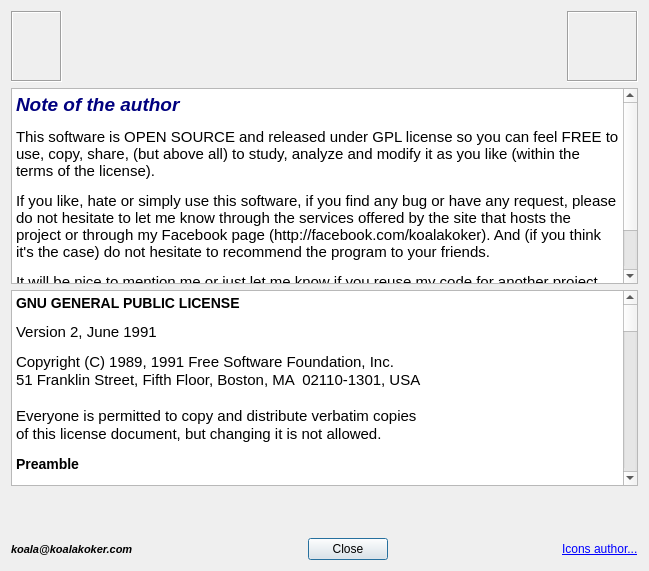
<?xml version="1.0" encoding="UTF-8"?>
<ui version="4.0">
 <class>AboutDialog</class>
 <widget class="QDialog" name="AboutDialog">
  <property name="geometry">
   <rect>
    <x>0</x>
    <y>0</y>
    <width>649</width>
    <height>571</height>
   </rect>
  </property>
  <property name="windowTitle">
   <string/>
  </property>
  <layout class="QVBoxLayout" name="verticalLayout">
   <item>
    <layout class="QHBoxLayout" name="horizontalLayout_2">
     <item>
      <widget class="QLabel" name="label_3">
       <property name="minimumSize">
        <size>
         <width>51</width>
         <height>71</height>
        </size>
       </property>
       <property name="maximumSize">
        <size>
         <width>51</width>
         <height>71</height>
        </size>
       </property>
       <property name="frameShape">
        <enum>QFrame::Box</enum>
       </property>
       <property name="frameShadow">
        <enum>QFrame::Sunken</enum>
       </property>
       <property name="text">
        <string/>
       </property>
       <property name="pixmap">
        <pixmap resource="AboutDialog.qrc">:/new/prefix1/icons/KoalaLogo1.png</pixmap>
       </property>
       <property name="scaledContents">
        <bool>true</bool>
       </property>
      </widget>
     </item>
     <item>
      <spacer name="horizontalSpacer_3">
       <property name="orientation">
        <enum>Qt::Horizontal</enum>
       </property>
       <property name="sizeHint" stdset="0">
        <size>
         <width>40</width>
         <height>20</height>
        </size>
       </property>
      </spacer>
     </item>
     <item>
      <widget class="QLabel" name="AboutText">
       <property name="text">
        <string/>
       </property>
       <property name="alignment">
        <set>Qt::AlignCenter</set>
       </property>
      </widget>
     </item>
     <item>
      <spacer name="horizontalSpacer_4">
       <property name="orientation">
        <enum>Qt::Horizontal</enum>
       </property>
       <property name="sizeHint" stdset="0">
        <size>
         <width>40</width>
         <height>20</height>
        </size>
       </property>
      </spacer>
     </item>
     <item>
      <widget class="QLabel" name="label">
       <property name="minimumSize">
        <size>
         <width>71</width>
         <height>71</height>
        </size>
       </property>
       <property name="maximumSize">
        <size>
         <width>71</width>
         <height>71</height>
        </size>
       </property>
       <property name="frameShape">
        <enum>QFrame::Box</enum>
       </property>
       <property name="frameShadow">
        <enum>QFrame::Sunken</enum>
       </property>
       <property name="text">
        <string/>
       </property>
       <property name="pixmap">
        <pixmap resource="AboutDialog.qrc">:/new/prefix1/icons/Copyleft.png</pixmap>
       </property>
       <property name="scaledContents">
        <bool>true</bool>
       </property>
      </widget>
     </item>
    </layout>
   </item>
   <item>
    <widget class="QTextEdit" name="textEdit_2">
     <property name="html">
      <string>&lt;!DOCTYPE HTML PUBLIC &quot;-//W3C//DTD HTML 4.0//EN&quot; &quot;http://www.w3.org/TR/REC-html40/strict.dtd&quot;&gt;
&lt;html&gt;&lt;head&gt;&lt;meta name=&quot;qrichtext&quot; content=&quot;1&quot; /&gt;&lt;style type=&quot;text/css&quot;&gt;
p, li { white-space: pre-wrap; }
&lt;/style&gt;&lt;/head&gt;&lt;body style=&quot; font-family:'Cantarell'; font-size:11pt; font-weight:400; font-style:normal;&quot;&gt;
&lt;p style=&quot; margin-top:12px; margin-bottom:12px; margin-left:0px; margin-right:0px; -qt-block-indent:0; text-indent:0px;&quot;&gt;&lt;span style=&quot; font-size:14pt; font-weight:600; font-style:italic; color:#00007f;&quot;&gt;Note of the author&lt;/span&gt;&lt;/p&gt;
&lt;p style=&quot; margin-top:12px; margin-bottom:12px; margin-left:0px; margin-right:0px; -qt-block-indent:0; text-indent:0px;&quot;&gt;This software is OPEN SOURCE and released under GPL license so you can feel FREE to use, copy, share, (but above all) to study, analyze and modify it as you like (within the terms of the license).&lt;/p&gt;
&lt;p style=&quot; margin-top:12px; margin-bottom:12px; margin-left:0px; margin-right:0px; -qt-block-indent:0; text-indent:0px;&quot;&gt;If you like, hate or simply use this software, if you find any bug or have any request, please do not hesitate to let me know through the services offered by the site that hosts the project or through my Facebook page (http://facebook.com/koalakoker). And (if you think it's the case) do not hesitate to recommend the program to your friends.&lt;/p&gt;
&lt;p style=&quot; margin-top:12px; margin-bottom:12px; margin-left:0px; margin-right:0px; -qt-block-indent:0; text-indent:0px;&quot;&gt;It will be nice to mention me or just let me know if you reuse my code for another project.&lt;/p&gt;
&lt;p style=&quot; margin-top:12px; margin-bottom:12px; margin-left:0px; margin-right:0px; -qt-block-indent:0; text-indent:0px;&quot;&gt;If you feel the need to become part of the development team of the project, let me know and we'll discuss it together.&lt;/p&gt;&lt;/body&gt;&lt;/html&gt;</string>
     </property>
    </widget>
   </item>
   <item>
    <widget class="QTextEdit" name="textEdit">
     <property name="html">
      <string>&lt;!DOCTYPE HTML PUBLIC &quot;-//W3C//DTD HTML 4.0//EN&quot; &quot;http://www.w3.org/TR/REC-html40/strict.dtd&quot;&gt;
&lt;html&gt;&lt;head&gt;&lt;meta name=&quot;qrichtext&quot; content=&quot;1&quot; /&gt;&lt;style type=&quot;text/css&quot;&gt;
p, li { white-space: pre-wrap; }
&lt;/style&gt;&lt;/head&gt;&lt;body style=&quot; font-family:'Cantarell'; font-size:11pt; font-weight:400; font-style:normal;&quot;&gt;
&lt;p style=&quot; margin-top:0px; margin-bottom:0px; margin-left:0px; margin-right:0px; -qt-block-indent:0; text-indent:0px;&quot;&gt;&lt;a name=&quot;SEC1&quot;&gt;&lt;/a&gt;&lt;span style=&quot; font-family:'Ubuntu'; font-size:large; font-weight:600;&quot;&gt;G&lt;/span&gt;&lt;span style=&quot; font-family:'Ubuntu'; font-size:large; font-weight:600;&quot;&gt;NU GENERAL PUBLIC LICENSE&lt;/span&gt;&lt;/p&gt;
&lt;p style=&quot; margin-top:12px; margin-bottom:12px; margin-left:0px; margin-right:0px; -qt-block-indent:0; text-indent:0px;&quot;&gt;&lt;span style=&quot; font-family:'Ubuntu';&quot;&gt;Version 2, June 1991 &lt;/span&gt;&lt;/p&gt;
&lt;p style=&quot; margin-top:12px; margin-bottom:0px; margin-left:0px; margin-right:0px; -qt-block-indent:0; text-indent:0px;&quot;&gt;&lt;span style=&quot; font-family:'Courier New,courier';&quot;&gt;Copyright (C) 1989, 1991 Free Software Foundation, Inc.  &lt;/span&gt;&lt;/p&gt;
&lt;p style=&quot; margin-top:0px; margin-bottom:0px; margin-left:0px; margin-right:0px; -qt-block-indent:0; text-indent:0px;&quot;&gt;&lt;span style=&quot; font-family:'Courier New,courier';&quot;&gt;51 Franklin Street, Fifth Floor, Boston, MA  02110-1301, USA&lt;/span&gt;&lt;/p&gt;
&lt;p style=&quot;-qt-paragraph-type:empty; margin-top:0px; margin-bottom:0px; margin-left:0px; margin-right:0px; -qt-block-indent:0; text-indent:0px; font-family:'Courier New,courier';&quot;&gt;&lt;br /&gt;&lt;/p&gt;
&lt;p style=&quot; margin-top:0px; margin-bottom:0px; margin-left:0px; margin-right:0px; -qt-block-indent:0; text-indent:0px;&quot;&gt;&lt;span style=&quot; font-family:'Courier New,courier';&quot;&gt;Everyone is permitted to copy and distribute verbatim copies&lt;/span&gt;&lt;/p&gt;
&lt;p style=&quot; margin-top:0px; margin-bottom:12px; margin-left:0px; margin-right:0px; -qt-block-indent:0; text-indent:0px;&quot;&gt;&lt;span style=&quot; font-family:'Courier New,courier';&quot;&gt;of this license document, but changing it is not allowed. &lt;/span&gt;&lt;/p&gt;
&lt;p style=&quot; margin-top:0px; margin-bottom:0px; margin-left:0px; margin-right:0px; -qt-block-indent:0; text-indent:0px;&quot;&gt;&lt;a name=&quot;preamble&quot;&gt;&lt;/a&gt;&lt;span style=&quot; font-family:'Ubuntu'; font-size:large; font-weight:600;&quot;&gt;P&lt;/span&gt;&lt;span style=&quot; font-family:'Ubuntu'; font-size:large; font-weight:600;&quot;&gt;reamble&lt;/span&gt;&lt;span style=&quot; font-family:'Ubuntu';&quot;&gt; &lt;/span&gt;&lt;/p&gt;
&lt;p style=&quot; margin-top:12px; margin-bottom:12px; margin-left:0px; margin-right:0px; -qt-block-indent:0; text-indent:0px;&quot;&gt;&lt;span style=&quot; font-family:'Ubuntu';&quot;&gt;The licenses for most software are designed to take away your freedom to share and change it. By contrast, the GNU General Public License is intended to guarantee your freedom to share and change free software--to make sure the software is free for all its users. This General Public License applies to most of the Free Software Foundation's software and to any other program whose authors commit to using it. (Some other Free Software Foundation software is covered by the GNU Lesser General Public License instead.) You can apply it to your programs, too. &lt;/span&gt;&lt;/p&gt;
&lt;p style=&quot; margin-top:12px; margin-bottom:12px; margin-left:0px; margin-right:0px; -qt-block-indent:0; text-indent:0px;&quot;&gt;&lt;span style=&quot; font-family:'Ubuntu';&quot;&gt;When we speak of free software, we are referring to freedom, not price. Our General Public Licenses are designed to make sure that you have the freedom to distribute copies of free software (and charge for this service if you wish), that you receive source code or can get it if you want it, that you can change the software or use pieces of it in new free programs; and that you know you can do these things. &lt;/span&gt;&lt;/p&gt;
&lt;p style=&quot; margin-top:12px; margin-bottom:12px; margin-left:0px; margin-right:0px; -qt-block-indent:0; text-indent:0px;&quot;&gt;&lt;span style=&quot; font-family:'Ubuntu';&quot;&gt;To protect your rights, we need to make restrictions that forbid anyone to deny you these rights or to ask you to surrender the rights. These restrictions translate to certain responsibilities for you if you distribute copies of the software, or if you modify it. &lt;/span&gt;&lt;/p&gt;
&lt;p style=&quot; margin-top:12px; margin-bottom:12px; margin-left:0px; margin-right:0px; -qt-block-indent:0; text-indent:0px;&quot;&gt;&lt;span style=&quot; font-family:'Ubuntu';&quot;&gt;For example, if you distribute copies of such a program, whether gratis or for a fee, you must give the recipients all the rights that you have. You must make sure that they, too, receive or can get the source code. And you must show them these terms so they know their rights. &lt;/span&gt;&lt;/p&gt;
&lt;p style=&quot; margin-top:12px; margin-bottom:12px; margin-left:0px; margin-right:0px; -qt-block-indent:0; text-indent:0px;&quot;&gt;&lt;span style=&quot; font-family:'Ubuntu';&quot;&gt;We protect your rights with two steps: (1) copyright the software, and (2) offer you this license which gives you legal permission to copy, distribute and/or modify the software. &lt;/span&gt;&lt;/p&gt;
&lt;p style=&quot; margin-top:12px; margin-bottom:12px; margin-left:0px; margin-right:0px; -qt-block-indent:0; text-indent:0px;&quot;&gt;&lt;span style=&quot; font-family:'Ubuntu';&quot;&gt;Also, for each author's protection and ours, we want to make certain that everyone understands that there is no warranty for this free software. If the software is modified by someone else and passed on, we want its recipients to know that what they have is not the original, so that any problems introduced by others will not reflect on the original authors' reputations. &lt;/span&gt;&lt;/p&gt;
&lt;p style=&quot; margin-top:12px; margin-bottom:12px; margin-left:0px; margin-right:0px; -qt-block-indent:0; text-indent:0px;&quot;&gt;&lt;span style=&quot; font-family:'Ubuntu';&quot;&gt;Finally, any free program is threatened constantly by software patents. We wish to avoid the danger that redistributors of a free program will individually obtain patent licenses, in effect making the program proprietary. To prevent this, we have made it clear that any patent must be licensed for everyone's free use or not licensed at all. &lt;/span&gt;&lt;/p&gt;
&lt;p style=&quot; margin-top:12px; margin-bottom:12px; margin-left:0px; margin-right:0px; -qt-block-indent:0; text-indent:0px;&quot;&gt;&lt;span style=&quot; font-family:'Ubuntu';&quot;&gt;The precise terms and conditions for copying, distribution and modification follow. &lt;/span&gt;&lt;/p&gt;
&lt;p style=&quot; margin-top:0px; margin-bottom:0px; margin-left:0px; margin-right:0px; -qt-block-indent:0; text-indent:0px;&quot;&gt;&lt;a name=&quot;terms&quot;&gt;&lt;/a&gt;&lt;span style=&quot; font-family:'Ubuntu'; font-size:large; font-weight:600;&quot;&gt;T&lt;/span&gt;&lt;span style=&quot; font-family:'Ubuntu'; font-size:large; font-weight:600;&quot;&gt;ERMS AND CONDITIONS FOR COPYING, DISTRIBUTION AND MODIFICATION&lt;/span&gt;&lt;span style=&quot; font-family:'Ubuntu';&quot;&gt; &lt;/span&gt;&lt;/p&gt;
&lt;p style=&quot; margin-top:12px; margin-bottom:12px; margin-left:0px; margin-right:0px; -qt-block-indent:0; text-indent:0px;&quot;&gt;&lt;span style=&quot; font-family:'Ubuntu'; font-weight:600;&quot;&gt;0.&lt;/span&gt;&lt;span style=&quot; font-family:'Ubuntu';&quot;&gt; This License applies to any program or other work which contains a notice placed by the copyright holder saying it may be distributed under the terms of this General Public License. The &amp;quot;Program&amp;quot;, below, refers to any such program or work, and a &amp;quot;work based on the Program&amp;quot; means either the Program or any derivative work under copyright law: that is to say, a work containing the Program or a portion of it, either verbatim or with modifications and/or translated into another language. (Hereinafter, translation is included without limitation in the term &amp;quot;modification&amp;quot;.) Each licensee is addressed as &amp;quot;you&amp;quot;. &lt;/span&gt;&lt;/p&gt;
&lt;p style=&quot; margin-top:12px; margin-bottom:12px; margin-left:0px; margin-right:0px; -qt-block-indent:0; text-indent:0px;&quot;&gt;&lt;span style=&quot; font-family:'Ubuntu';&quot;&gt;Activities other than copying, distribution and modification are not covered by this License; they are outside its scope. The act of running the Program is not restricted, and the output from the Program is covered only if its contents constitute a work based on the Program (independent of having been made by running the Program). Whether that is true depends on what the Program does. &lt;/span&gt;&lt;/p&gt;
&lt;p style=&quot; margin-top:12px; margin-bottom:12px; margin-left:0px; margin-right:0px; -qt-block-indent:0; text-indent:0px;&quot;&gt;&lt;span style=&quot; font-family:'Ubuntu'; font-weight:600;&quot;&gt;1.&lt;/span&gt;&lt;span style=&quot; font-family:'Ubuntu';&quot;&gt; You may copy and distribute verbatim copies of the Program's source code as you receive it, in any medium, provided that you conspicuously and appropriately publish on each copy an appropriate copyright notice and disclaimer of warranty; keep intact all the notices that refer to this License and to the absence of any warranty; and give any other recipients of the Program a copy of this License along with the Program. &lt;/span&gt;&lt;/p&gt;
&lt;p style=&quot; margin-top:12px; margin-bottom:12px; margin-left:0px; margin-right:0px; -qt-block-indent:0; text-indent:0px;&quot;&gt;&lt;span style=&quot; font-family:'Ubuntu';&quot;&gt;You may charge a fee for the physical act of transferring a copy, and you may at your option offer warranty protection in exchange for a fee. &lt;/span&gt;&lt;/p&gt;
&lt;p style=&quot; margin-top:12px; margin-bottom:12px; margin-left:0px; margin-right:0px; -qt-block-indent:0; text-indent:0px;&quot;&gt;&lt;span style=&quot; font-family:'Ubuntu'; font-weight:600;&quot;&gt;2.&lt;/span&gt;&lt;span style=&quot; font-family:'Ubuntu';&quot;&gt; You may modify your copy or copies of the Program or any portion of it, thus forming a work based on the Program, and copy and distribute such modifications or work under the terms of Section 1 above, provided that you also meet all of these conditions: &lt;/span&gt;&lt;/p&gt;
&lt;p style=&quot; margin-top:0px; margin-bottom:0px; margin-left:30px; margin-right:0px; -qt-block-indent:0; text-indent:0px;&quot;&gt;&lt;span style=&quot; font-family:'Ubuntu'; font-weight:600;&quot;&gt;a)&lt;/span&gt;&lt;span style=&quot; font-family:'Ubuntu';&quot;&gt; You must cause the modified files to carry prominent notices stating that you changed the files and the date of any change. &lt;/span&gt;&lt;/p&gt;
&lt;p style=&quot; margin-top:0px; margin-bottom:0px; margin-left:30px; margin-right:0px; -qt-block-indent:0; text-indent:0px;&quot;&gt;&lt;span style=&quot; font-family:'Ubuntu'; font-weight:600;&quot;&gt;b)&lt;/span&gt;&lt;span style=&quot; font-family:'Ubuntu';&quot;&gt; You must cause any work that you distribute or publish, that in whole or in part contains or is derived from the Program or any part thereof, to be licensed as a whole at no charge to all third parties under the terms of this License. &lt;/span&gt;&lt;/p&gt;
&lt;p style=&quot; margin-top:0px; margin-bottom:8px; margin-left:30px; margin-right:0px; -qt-block-indent:0; text-indent:0px;&quot;&gt;&lt;span style=&quot; font-family:'Ubuntu'; font-weight:600;&quot;&gt;c)&lt;/span&gt;&lt;span style=&quot; font-family:'Ubuntu';&quot;&gt; If the modified program normally reads commands interactively when run, you must cause it, when started running for such interactive use in the most ordinary way, to print or display an announcement including an appropriate copyright notice and a notice that there is no warranty (or else, saying that you provide a warranty) and that users may redistribute the program under these conditions, and telling the user how to view a copy of this License. (Exception: if the Program itself is interactive but does not normally print such an announcement, your work based on the Program is not required to print an announcement.) &lt;/span&gt;&lt;/p&gt;
&lt;p style=&quot; margin-top:12px; margin-bottom:12px; margin-left:0px; margin-right:0px; -qt-block-indent:0; text-indent:0px;&quot;&gt;&lt;span style=&quot; font-family:'Ubuntu';&quot;&gt;These requirements apply to the modified work as a whole. If identifiable sections of that work are not derived from the Program, and can be reasonably considered independent and separate works in themselves, then this License, and its terms, do not apply to those sections when you distribute them as separate works. But when you distribute the same sections as part of a whole which is a work based on the Program, the distribution of the whole must be on the terms of this License, whose permissions for other licensees extend to the entire whole, and thus to each and every part regardless of who wrote it. &lt;/span&gt;&lt;/p&gt;
&lt;p style=&quot; margin-top:12px; margin-bottom:12px; margin-left:0px; margin-right:0px; -qt-block-indent:0; text-indent:0px;&quot;&gt;&lt;span style=&quot; font-family:'Ubuntu';&quot;&gt;Thus, it is not the intent of this section to claim rights or contest your rights to work written entirely by you; rather, the intent is to exercise the right to control the distribution of derivative or collective works based on the Program. &lt;/span&gt;&lt;/p&gt;
&lt;p style=&quot; margin-top:12px; margin-bottom:12px; margin-left:0px; margin-right:0px; -qt-block-indent:0; text-indent:0px;&quot;&gt;&lt;span style=&quot; font-family:'Ubuntu';&quot;&gt;In addition, mere aggregation of another work not based on the Program with the Program (or with a work based on the Program) on a volume of a storage or distribution medium does not bring the other work under the scope of this License. &lt;/span&gt;&lt;/p&gt;
&lt;p style=&quot; margin-top:12px; margin-bottom:12px; margin-left:0px; margin-right:0px; -qt-block-indent:0; text-indent:0px;&quot;&gt;&lt;span style=&quot; font-family:'Ubuntu'; font-weight:600;&quot;&gt;3.&lt;/span&gt;&lt;span style=&quot; font-family:'Ubuntu';&quot;&gt; You may copy and distribute the Program (or a work based on it, under Section 2) in object code or executable form under the terms of Sections 1 and 2 above provided that you also do one of the following: &lt;/span&gt;&lt;/p&gt;
&lt;p style=&quot; margin-top:0px; margin-bottom:0px; margin-left:30px; margin-right:0px; -qt-block-indent:0; text-indent:0px;&quot;&gt;&lt;span style=&quot; font-family:'Ubuntu'; font-weight:600;&quot;&gt;a)&lt;/span&gt;&lt;span style=&quot; font-family:'Ubuntu';&quot;&gt; Accompany it with the complete corresponding machine-readable source code, which must be distributed under the terms of Sections 1 and 2 above on a medium customarily used for software interchange; or, &lt;/span&gt;&lt;/p&gt;
&lt;p style=&quot; margin-top:0px; margin-bottom:0px; margin-left:30px; margin-right:0px; -qt-block-indent:0; text-indent:0px;&quot;&gt;&lt;span style=&quot; font-family:'Ubuntu'; font-weight:600;&quot;&gt;b)&lt;/span&gt;&lt;span style=&quot; font-family:'Ubuntu';&quot;&gt; Accompany it with a written offer, valid for at least three years, to give any third party, for a charge no more than your cost of physically performing source distribution, a complete machine-readable copy of the corresponding source code, to be distributed under the terms of Sections 1 and 2 above on a medium customarily used for software interchange; or, &lt;/span&gt;&lt;/p&gt;
&lt;p style=&quot; margin-top:0px; margin-bottom:8px; margin-left:30px; margin-right:0px; -qt-block-indent:0; text-indent:0px;&quot;&gt;&lt;span style=&quot; font-family:'Ubuntu'; font-weight:600;&quot;&gt;c)&lt;/span&gt;&lt;span style=&quot; font-family:'Ubuntu';&quot;&gt; Accompany it with the information you received as to the offer to distribute corresponding source code. (This alternative is allowed only for noncommercial distribution and only if you received the program in object code or executable form with such an offer, in accord with Subsection b above.) &lt;/span&gt;&lt;/p&gt;
&lt;p style=&quot; margin-top:12px; margin-bottom:12px; margin-left:0px; margin-right:0px; -qt-block-indent:0; text-indent:0px;&quot;&gt;&lt;span style=&quot; font-family:'Ubuntu';&quot;&gt;The source code for a work means the preferred form of the work for making modifications to it. For an executable work, complete source code means all the source code for all modules it contains, plus any associated interface definition files, plus the scripts used to control compilation and installation of the executable. However, as a special exception, the source code distributed need not include anything that is normally distributed (in either source or binary form) with the major components (compiler, kernel, and so on) of the operating system on which the executable runs, unless that component itself accompanies the executable. &lt;/span&gt;&lt;/p&gt;
&lt;p style=&quot; margin-top:12px; margin-bottom:12px; margin-left:0px; margin-right:0px; -qt-block-indent:0; text-indent:0px;&quot;&gt;&lt;span style=&quot; font-family:'Ubuntu';&quot;&gt;If distribution of executable or object code is made by offering access to copy from a designated place, then offering equivalent access to copy the source code from the same place counts as distribution of the source code, even though third parties are not compelled to copy the source along with the object code. &lt;/span&gt;&lt;/p&gt;
&lt;p style=&quot; margin-top:12px; margin-bottom:12px; margin-left:0px; margin-right:0px; -qt-block-indent:0; text-indent:0px;&quot;&gt;&lt;span style=&quot; font-family:'Ubuntu'; font-weight:600;&quot;&gt;4.&lt;/span&gt;&lt;span style=&quot; font-family:'Ubuntu';&quot;&gt; You may not copy, modify, sublicense, or distribute the Program except as expressly provided under this License. Any attempt otherwise to copy, modify, sublicense or distribute the Program is void, and will automatically terminate your rights under this License. However, parties who have received copies, or rights, from you under this License will not have their licenses terminated so long as such parties remain in full compliance. &lt;/span&gt;&lt;/p&gt;
&lt;p style=&quot; margin-top:12px; margin-bottom:12px; margin-left:0px; margin-right:0px; -qt-block-indent:0; text-indent:0px;&quot;&gt;&lt;span style=&quot; font-family:'Ubuntu'; font-weight:600;&quot;&gt;5.&lt;/span&gt;&lt;span style=&quot; font-family:'Ubuntu';&quot;&gt; You are not required to accept this License, since you have not signed it. However, nothing else grants you permission to modify or distribute the Program or its derivative works. These actions are prohibited by law if you do not accept this License. Therefore, by modifying or distributing the Program (or any work based on the Program), you indicate your acceptance of this License to do so, and all its terms and conditions for copying, distributing or modifying the Program or works based on it. &lt;/span&gt;&lt;/p&gt;
&lt;p style=&quot; margin-top:12px; margin-bottom:12px; margin-left:0px; margin-right:0px; -qt-block-indent:0; text-indent:0px;&quot;&gt;&lt;span style=&quot; font-family:'Ubuntu'; font-weight:600;&quot;&gt;6.&lt;/span&gt;&lt;span style=&quot; font-family:'Ubuntu';&quot;&gt; Each time you redistribute the Program (or any work based on the Program), the recipient automatically receives a license from the original licensor to copy, distribute or modify the Program subject to these terms and conditions. You may not impose any further restrictions on the recipients' exercise of the rights granted herein. You are not responsible for enforcing compliance by third parties to this License. &lt;/span&gt;&lt;/p&gt;
&lt;p style=&quot; margin-top:12px; margin-bottom:12px; margin-left:0px; margin-right:0px; -qt-block-indent:0; text-indent:0px;&quot;&gt;&lt;span style=&quot; font-family:'Ubuntu'; font-weight:600;&quot;&gt;7.&lt;/span&gt;&lt;span style=&quot; font-family:'Ubuntu';&quot;&gt; If, as a consequence of a court judgment or allegation of patent infringement or for any other reason (not limited to patent issues), conditions are imposed on you (whether by court order, agreement or otherwise) that contradict the conditions of this License, they do not excuse you from the conditions of this License. If you cannot distribute so as to satisfy simultaneously your obligations under this License and any other pertinent obligations, then as a consequence you may not distribute the Program at all. For example, if a patent license would not permit royalty-free redistribution of the Program by all those who receive copies directly or indirectly through you, then the only way you could satisfy both it and this License would be to refrain entirely from distribution of the Program. &lt;/span&gt;&lt;/p&gt;
&lt;p style=&quot; margin-top:12px; margin-bottom:12px; margin-left:0px; margin-right:0px; -qt-block-indent:0; text-indent:0px;&quot;&gt;&lt;span style=&quot; font-family:'Ubuntu';&quot;&gt;If any portion of this section is held invalid or unenforceable under any particular circumstance, the balance of the section is intended to apply and the section as a whole is intended to apply in other circumstances. &lt;/span&gt;&lt;/p&gt;
&lt;p style=&quot; margin-top:12px; margin-bottom:12px; margin-left:0px; margin-right:0px; -qt-block-indent:0; text-indent:0px;&quot;&gt;&lt;span style=&quot; font-family:'Ubuntu';&quot;&gt;It is not the purpose of this section to induce you to infringe any patents or other property right claims or to contest validity of any such claims; this section has the sole purpose of protecting the integrity of the free software distribution system, which is implemented by public license practices. Many people have made generous contributions to the wide range of software distributed through that system in reliance on consistent application of that system; it is up to the author/donor to decide if he or she is willing to distribute software through any other system and a licensee cannot impose that choice. &lt;/span&gt;&lt;/p&gt;
&lt;p style=&quot; margin-top:12px; margin-bottom:12px; margin-left:0px; margin-right:0px; -qt-block-indent:0; text-indent:0px;&quot;&gt;&lt;span style=&quot; font-family:'Ubuntu';&quot;&gt;This section is intended to make thoroughly clear what is believed to be a consequence of the rest of this License. &lt;/span&gt;&lt;/p&gt;
&lt;p style=&quot; margin-top:12px; margin-bottom:12px; margin-left:0px; margin-right:0px; -qt-block-indent:0; text-indent:0px;&quot;&gt;&lt;span style=&quot; font-family:'Ubuntu'; font-weight:600;&quot;&gt;8.&lt;/span&gt;&lt;span style=&quot; font-family:'Ubuntu';&quot;&gt; If the distribution and/or use of the Program is restricted in certain countries either by patents or by copyrighted interfaces, the original copyright holder who places the Program under this License may add an explicit geographical distribution limitation excluding those countries, so that distribution is permitted only in or among countries not thus excluded. In such case, this License incorporates the limitation as if written in the body of this License. &lt;/span&gt;&lt;/p&gt;
&lt;p style=&quot; margin-top:12px; margin-bottom:12px; margin-left:0px; margin-right:0px; -qt-block-indent:0; text-indent:0px;&quot;&gt;&lt;span style=&quot; font-family:'Ubuntu'; font-weight:600;&quot;&gt;9.&lt;/span&gt;&lt;span style=&quot; font-family:'Ubuntu';&quot;&gt; The Free Software Foundation may publish revised and/or new versions of the General Public License from time to time. Such new versions will be similar in spirit to the present version, but may differ in detail to address new problems or concerns. &lt;/span&gt;&lt;/p&gt;
&lt;p style=&quot; margin-top:12px; margin-bottom:12px; margin-left:0px; margin-right:0px; -qt-block-indent:0; text-indent:0px;&quot;&gt;&lt;span style=&quot; font-family:'Ubuntu';&quot;&gt;Each version is given a distinguishing version number. If the Program specifies a version number of this License which applies to it and &amp;quot;any later version&amp;quot;, you have the option of following the terms and conditions either of that version or of any later version published by the Free Software Foundation. If the Program does not specify a version number of this License, you may choose any version ever published by the Free Software Foundation. &lt;/span&gt;&lt;/p&gt;
&lt;p style=&quot; margin-top:12px; margin-bottom:12px; margin-left:0px; margin-right:0px; -qt-block-indent:0; text-indent:0px;&quot;&gt;&lt;span style=&quot; font-family:'Ubuntu'; font-weight:600;&quot;&gt;10.&lt;/span&gt;&lt;span style=&quot; font-family:'Ubuntu';&quot;&gt; If you wish to incorporate parts of the Program into other free programs whose distribution conditions are different, write to the author to ask for permission. For software which is copyrighted by the Free Software Foundation, write to the Free Software Foundation; we sometimes make exceptions for this. Our decision will be guided by the two goals of preserving the free status of all derivatives of our free software and of promoting the sharing and reuse of software generally. &lt;/span&gt;&lt;/p&gt;
&lt;p style=&quot; margin-top:12px; margin-bottom:12px; margin-left:0px; margin-right:0px; -qt-block-indent:0; text-indent:0px;&quot;&gt;&lt;span style=&quot; font-family:'Ubuntu'; font-weight:600;&quot;&gt;NO WARRANTY&lt;/span&gt;&lt;span style=&quot; font-family:'Ubuntu';&quot;&gt; &lt;/span&gt;&lt;/p&gt;
&lt;p style=&quot; margin-top:12px; margin-bottom:12px; margin-left:0px; margin-right:0px; -qt-block-indent:0; text-indent:0px;&quot;&gt;&lt;span style=&quot; font-family:'Ubuntu'; font-weight:600;&quot;&gt;11.&lt;/span&gt;&lt;span style=&quot; font-family:'Ubuntu';&quot;&gt; BECAUSE THE PROGRAM IS LICENSED FREE OF CHARGE, THERE IS NO WARRANTY FOR THE PROGRAM, TO THE EXTENT PERMITTED BY APPLICABLE LAW. EXCEPT WHEN OTHERWISE STATED IN WRITING THE COPYRIGHT HOLDERS AND/OR OTHER PARTIES PROVIDE THE PROGRAM &amp;quot;AS IS&amp;quot; WITHOUT WARRANTY OF ANY KIND, EITHER EXPRESSED OR IMPLIED, INCLUDING, BUT NOT LIMITED TO, THE IMPLIED WARRANTIES OF MERCHANTABILITY AND FITNESS FOR A PARTICULAR PURPOSE. THE ENTIRE RISK AS TO THE QUALITY AND PERFORMANCE OF THE PROGRAM IS WITH YOU. SHOULD THE PROGRAM PROVE DEFECTIVE, YOU ASSUME THE COST OF ALL NECESSARY SERVICING, REPAIR OR CORRECTION. &lt;/span&gt;&lt;/p&gt;
&lt;p style=&quot; margin-top:12px; margin-bottom:12px; margin-left:0px; margin-right:0px; -qt-block-indent:0; text-indent:0px;&quot;&gt;&lt;span style=&quot; font-family:'Ubuntu'; font-weight:600;&quot;&gt;12.&lt;/span&gt;&lt;span style=&quot; font-family:'Ubuntu';&quot;&gt; IN NO EVENT UNLESS REQUIRED BY APPLICABLE LAW OR AGREED TO IN WRITING WILL ANY COPYRIGHT HOLDER, OR ANY OTHER PARTY WHO MAY MODIFY AND/OR REDISTRIBUTE THE PROGRAM AS PERMITTED ABOVE, BE LIABLE TO YOU FOR DAMAGES, INCLUDING ANY GENERAL, SPECIAL, INCIDENTAL OR CONSEQUENTIAL DAMAGES ARISING OUT OF THE USE OR INABILITY TO USE THE PROGRAM (INCLUDING BUT NOT LIMITED TO LOSS OF DATA OR DATA BEING RENDERED INACCURATE OR LOSSES SUSTAINED BY YOU OR THIRD PARTIES OR A FAILURE OF THE PROGRAM TO OPERATE WITH ANY OTHER PROGRAMS), EVEN IF SUCH HOLDER OR OTHER PARTY HAS BEEN ADVISED OF THE POSSIBILITY OF SUCH DAMAGES. &lt;/span&gt;&lt;/p&gt;
&lt;p style=&quot; margin-top:14px; margin-bottom:12px; margin-left:0px; margin-right:0px; -qt-block-indent:0; text-indent:0px;&quot;&gt;&lt;span style=&quot; font-family:'Ubuntu'; font-size:large; font-weight:600;&quot;&gt;END OF TERMS AND CONDITIONS&lt;/span&gt;&lt;/p&gt;&lt;/body&gt;&lt;/html&gt;</string>
     </property>
    </widget>
   </item>
   <item>
    <layout class="QHBoxLayout" name="horizontalLayout">
     <item>
      <widget class="QLabel" name="label_2">
       <property name="text">
        <string/>
       </property>
       <property name="pixmap">
        <pixmap resource="AboutDialog.qrc">:/new/prefix1/icons/KoalaLogo2.gif</pixmap>
       </property>
      </widget>
     </item>
     <item>
      <spacer name="horizontalSpacer">
       <property name="orientation">
        <enum>Qt::Horizontal</enum>
       </property>
       <property name="sizeHint" stdset="0">
        <size>
         <width>40</width>
         <height>20</height>
        </size>
       </property>
      </spacer>
     </item>
     <item>
      <widget class="QLabel" name="label_6">
       <property name="minimumSize">
        <size>
         <width>40</width>
         <height>40</height>
        </size>
       </property>
       <property name="maximumSize">
        <size>
         <width>40</width>
         <height>40</height>
        </size>
       </property>
       <property name="text">
        <string/>
       </property>
       <property name="pixmap">
        <pixmap resource="AboutDialog.qrc">:/new/prefix1/icons/Qt.png</pixmap>
       </property>
       <property name="scaledContents">
        <bool>true</bool>
       </property>
      </widget>
     </item>
    </layout>
   </item>
   <item>
    <layout class="QHBoxLayout" name="horizontalLayout_3">
     <item>
      <widget class="QLabel" name="label_5">
       <property name="font">
        <font>
         <pointsize>8</pointsize>
         <weight>75</weight>
         <italic>true</italic>
         <bold>true</bold>
        </font>
       </property>
       <property name="text">
        <string>koala@koalakoker.com</string>
       </property>
      </widget>
     </item>
     <item>
      <spacer name="horizontalSpacer_5">
       <property name="orientation">
        <enum>Qt::Horizontal</enum>
       </property>
       <property name="sizeHint" stdset="0">
        <size>
         <width>40</width>
         <height>20</height>
        </size>
       </property>
      </spacer>
     </item>
     <item>
      <widget class="QDialogButtonBox" name="buttonBox">
       <property name="orientation">
        <enum>Qt::Horizontal</enum>
       </property>
       <property name="standardButtons">
        <set>QDialogButtonBox::Close</set>
       </property>
       <property name="centerButtons">
        <bool>true</bool>
       </property>
      </widget>
     </item>
     <item>
      <spacer name="horizontalSpacer_2">
       <property name="orientation">
        <enum>Qt::Horizontal</enum>
       </property>
       <property name="sizeHint" stdset="0">
        <size>
         <width>40</width>
         <height>20</height>
        </size>
       </property>
      </spacer>
     </item>
     <item>
      <widget class="QLabel" name="label_4">
       <property name="text">
        <string>&lt;html&gt;&lt;head/&gt;&lt;body&gt;&lt;p&gt;&lt;a href=&quot;http://sa-ki.deviantart.com&quot;&gt;&lt;span style=&quot; text-decoration: underline; color:#0000ff;&quot;&gt;Icons author...&lt;/span&gt;&lt;/a&gt;&lt;/p&gt;&lt;/body&gt;&lt;/html&gt;</string>
       </property>
      </widget>
     </item>
    </layout>
   </item>
  </layout>
 </widget>
 <resources>
  <include location="AboutDialog.qrc"/>
 </resources>
 <connections>
  <connection>
   <sender>buttonBox</sender>
   <signal>accepted()</signal>
   <receiver>AboutDialog</receiver>
   <slot>accept()</slot>
   <hints>
    <hint type="sourcelabel">
     <x>248</x>
     <y>254</y>
    </hint>
    <hint type="destinationlabel">
     <x>157</x>
     <y>274</y>
    </hint>
   </hints>
  </connection>
  <connection>
   <sender>buttonBox</sender>
   <signal>rejected()</signal>
   <receiver>AboutDialog</receiver>
   <slot>reject()</slot>
   <hints>
    <hint type="sourcelabel">
     <x>316</x>
     <y>260</y>
    </hint>
    <hint type="destinationlabel">
     <x>286</x>
     <y>274</y>
    </hint>
   </hints>
  </connection>
 </connections>
</ui>
